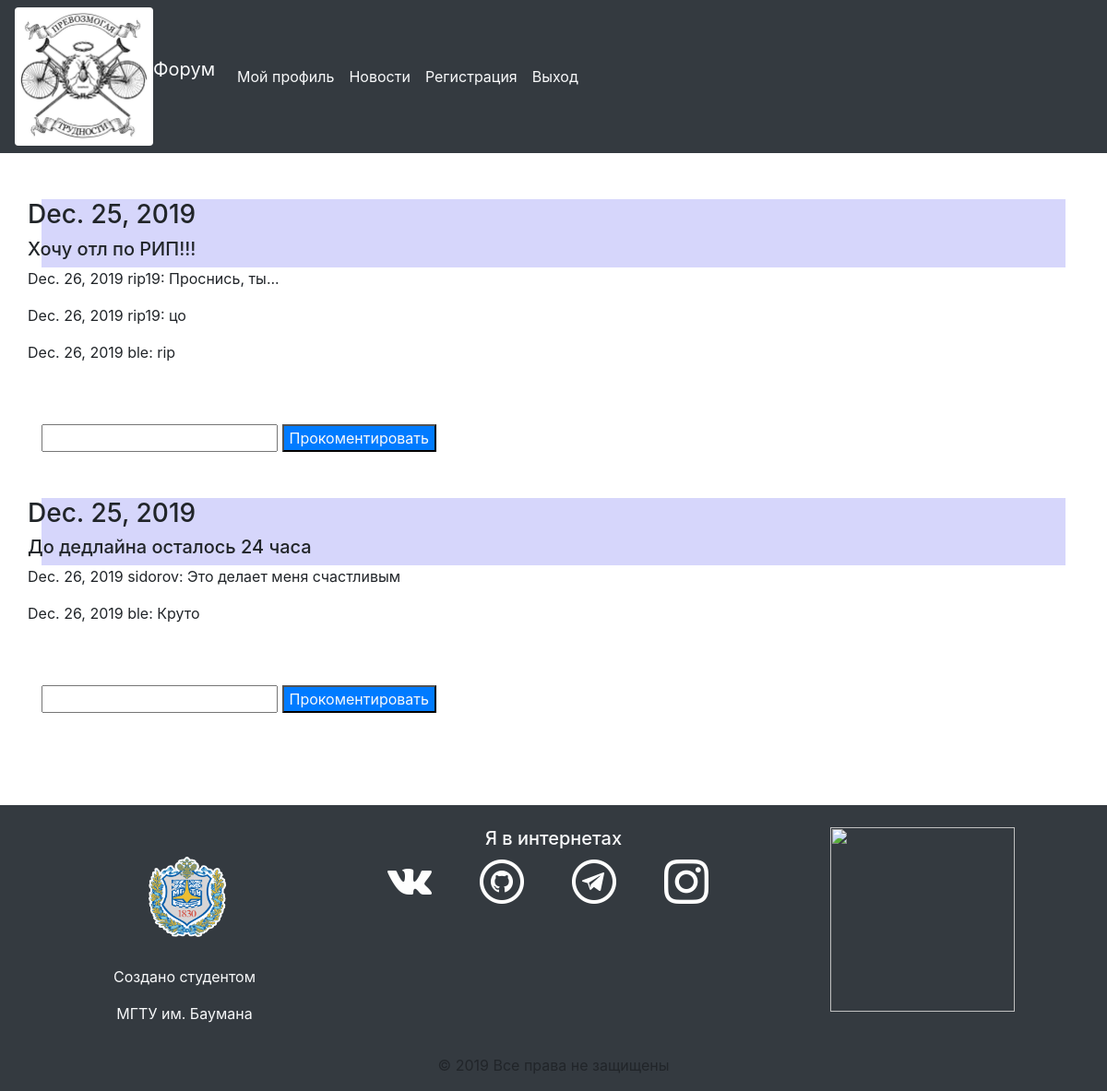
The app's page / (signed in) with its own data.
### personal_page/models.py (models this page shows, shortened)
class New(models.Model):
    text = models.CharField(max_length=1500)
    date = models.DateField(auto_now_add=True)

class Comment(models.Model):
    text = models.CharField(max_length=1000)
    date = models.DateField(auto_now_add=True)
    new = models.ForeignKey(New, on_delete=models.CASCADE)
    user = models.CharField(max_length=100)

### personal_page/views.py (the view)
    def new_func(request):
        if request.user.is_authenticated:
            return func(request)
        return HttpResponseRedirect('auth')

### personal_page/views.py (called while the page is built, shortened)
def is_auth(func):
    def new_func(request):
        if request.user.is_authenticated:
            return func(request)
        return HttpResponseRedirect('auth')
    return new_func

@is_auth
def news(request):
    news_obj = New.objects.all().order_by('-id')
    news=[]
    for new_obj in news_obj:
        comments = Comment.objects.all().filter(new=new_obj).order_by('-id')
        comments_list = []
        for comment in comments:
            comment_dict = {'date': comment.date, 'text': comment.text, 'user':comment.user}
            comments_list.append(comment_dict)
        new = {'text': new_obj.text, 'date':new_obj.date, 'comments': comments_list,
               'id': new_obj.id}
        news.append(new)
    context = {'news': news}
    return render(request, 'personal_page/news.html', context)

### personal_page/templates/personal_page/news.html (shortened to what this page needs)
{% extends "basic_template.html" %}
{% block body %}
<div class="free-space"></div>
<div class="container">
{% for new in news %}
    <div class="new">
        <div class="row">
            <h3>{{ new.date }}</h3>
        </div>
        <div class="row"><h5>{{ new.text }}</h5></div>
    </div>
    {% for comment in new.comments %}
    <div class="row">
            <p>{{ comment.date }} {{ comment.user }}: {{ comment.text }}</p>
    </div>
    {% endfor %}
    <div class="free-space"></div>
        <div class="row">
            <form method="POST" class="col-sm">
               <input type="text" name="add-comment{{ new.id }}">
               <button class='bg-primary text-light'type="submit">Прокоментировать</button>
            </form>
        </div>
    <div class="free-space"></div>
{% empty %}
    <p>Пока нет новостей</p>
{% endfor %}
</div>
<div class="free-space"></div>
{% endblock %}

### personal_page/templates/basic_template.html (shortened to what this page needs)
{% load static %}
<!DOCTYPE html>
<html leng = 'en'>
<head>
    <link rel="stylesheet" href="https://stackpath.bootstrapcdn.com/bootstrap/4.3.1/css/bootstrap.min.css" inte
          grity="sha384-ggOyR0iXCbMQv3Xipma34MD+dH/1fQ784/j6cY/iJTQUOhcWr7x9JvoRxT2MZw1T">
    <link rel="stylesheet" type="text/css" href="{% static 'personal_page/style.css' %}">
</head>
<body>
    <nav class="navbar navbar-expand-lg navbar-light bg-dark my-head">
      <a calss="navbar-brand" href="/">
          <img src="{% static 'personal_page/images/prevozmogaya-trudnosti.png' %}" class ="prevozmogaya-trudnosti rounded">
      </a>
      <p class="navbar-brand text-light">Форум</p>
      <div class="collapse navbar-collapse" id="navbarNav">
        <ul class="navbar-nav">
          <li class="nav-item active">
            <a class="nav-link text-light" href="page">Мой профиль<span class="sr-only">(current)</span></a>
          <li class="nav-item active">
            <a class="nav-link text-light" href="/">Новости <span class="sr-only">(current)</span></a>
         <li class="nav-item active">
            <a class="nav-link text-light" href="registration">Регистрация<span class="sr-only">(current)</span></a>
        <li class="nav-item active">
            <a class="nav-link text-light" href="logout">Выход<span class="sr-only">(current)</span></a>
        </ul>
      </div>
    </nav>
    <div class="empty"></div>
    <div>
        {% block body %} переопределяемся в наследниках{% endblock %}
    </div>
    <footer class="page-footer bg-dark teal pt-4">
      <div class="container-fluid text-center text-md-left">
        <div class="row">
          <div class="col-md-4 mt-md-0 mt-3">
              <div class="text-center">
                  <a href="http://www.bmstu.ru/">
                    <img src="{% static 'personal_page/images/bauman.png' %}" class="bauman">
                  </a>
              </div>
              <p class="text-light text-center">Создано студентом</p>
              <p class="text-light text-center">МГТУ им. Баумана</p>
          </div>
          <div class="col-md-4 mb-md-0 mb-3">
              <div class="row">
                  <div class="col-xs-12 col-sm-12 col-md-12 col-lg-12 col-xl-12">
                     <h5 class="text-light text-center" >Я в интернетах</h5>
                  </div>
              </div>
              <div class="row">
                  <div class="col-xs-3 col-sm-3 col-md-3 col-lg-3 col-xl-3">
                      <a href="https://vk.com/ble98" class="badge">
                          <img src="{% static 'personal_page/images/vk.png' %}">
                      </a>
                  </div>
                  <div class="col-xs-3 col-sm-3 col-md-3 col-lg-3 col-xl-3">
                      <a href="https://github.com/Belousov-EA" class="badge">
                          <img src="{% static 'personal_page/images/github.png' %}">
                      </a>
                  </div>
                  <div class="col-xs-3 col-sm-3 col-md-3 col-lg-3 col-xl-3">
                      <a href="https://t.me/ble98" class="badge">
                          <img src="{% static 'personal_page/images/telegram.png' %}">
                      </a>
                  </div>
                  <div class="col-xs-3 col-sm-3 col-md-3 col-lg-3 col-xl-3">
                      <a href="https://www.instagram.com/belousov_ea" class="badge">
                          <img src="{% static 'personal_page/images/inst.png' %}">
                      </a>
                  </div>
              </div>
          </div>
            <div class="col-md-4 mb-md-0 mb-3">
                <div class="text-center">
                    <img src="{% static 'personal_page/images/reklama.jpg' %}" class="reklama">
                </div>
            </div>
          </div>
        </div>
      <div class="footer-copyright text-center py-3">© 2019 Все права не защищены</a>
      </div>
    </footer>
</body>
</html>

### personal_page/static/personal_page/style.css (style rules this page uses)
.prevozmogaya-trudnosti { width: 150px; height: 150px; }
.bauman { width: 150px; height: 150px; }
.reklama { width: 200px; height: 200px; }
.empty { width: 200px; height: 166px; padding: 83px; }
.my-head { position: fixed; width: 100%; z-index: 2; }
.free-space { height: 50px; }
.new { background-color: #d6d6fb; }

### records on screen
New: date "Dec. 25, 2019", text "Хочу отл по РИП!!!"
Comment: date "Dec. 26, 2019", user "rip19", text "Проснись, ты..."
Comment: date "Dec. 26, 2019", user "rip19", text "цо"
Comment: date "Dec. 26, 2019", user "ble", text "rip"
New: date "Dec. 25, 2019", text "До дедлайна осталось 24 часа"
Comment: date "Dec. 26, 2019", user "sidorov", text "Это делает меня счастливым"
Comment: date "Dec. 26, 2019", user "ble", text "Круто"
